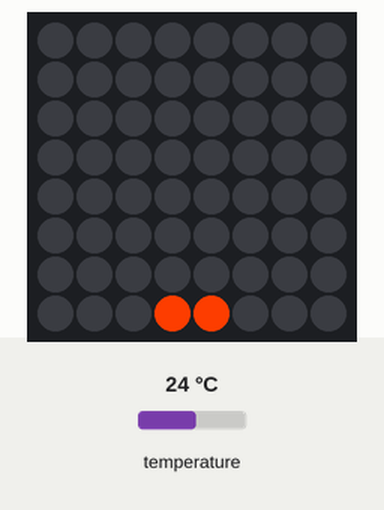
Simulated run of this program. Board: Raspberry Pi (BCM pin numbers) with a Sense HAT. Shown: the Sense HAT's 8×8 RGB LED matrix. The inputs (shaded band) are chosen by the test bench; at power-on: temperature 24 °C. What the program prints to the terminal is not drawn.

Above: at 1.2 s.
1.3 s: temperature set to 12 °C
At 2.9 s:
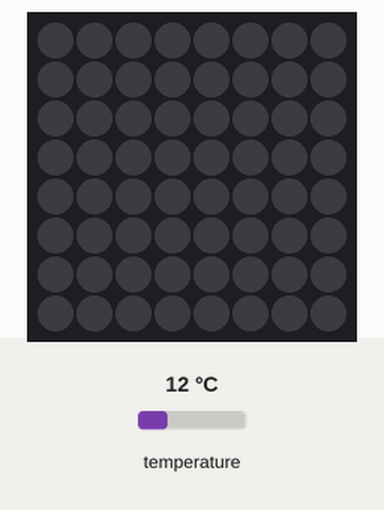
3.5 s: temperature set to 28 °C
At 4.6 s:
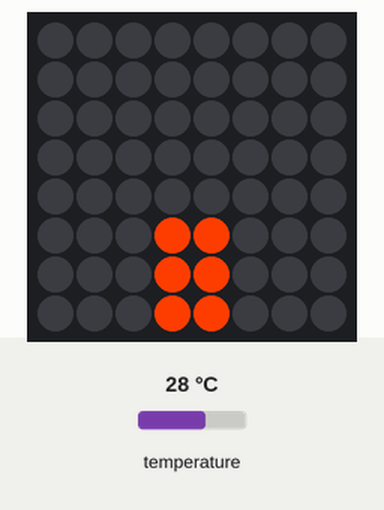
5.5 s: temperature set to 33 °C
At 6.4 s:
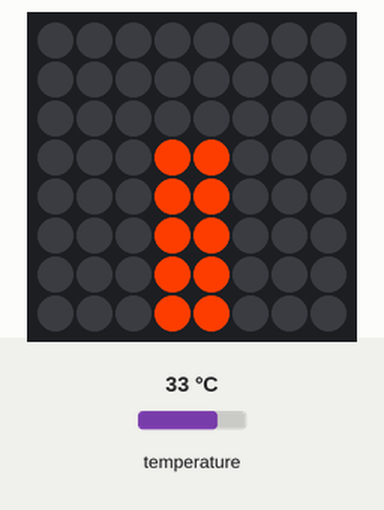
7.5 s: temperature set to 41 °C
At 9.2 s:
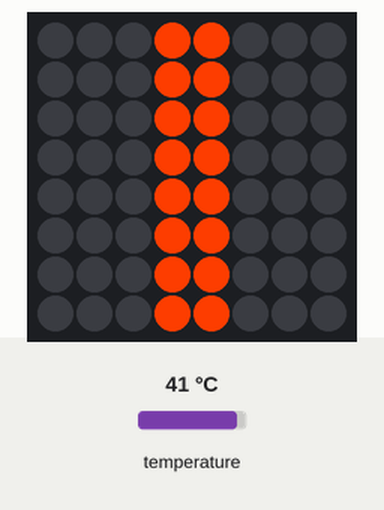
9.5 s: temperature set to 19 °C
At 11.1 s:
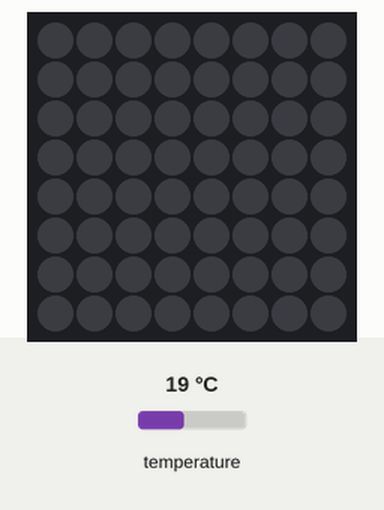
Timing chart, 0 to 12.5 s (numbered marks = the images above; inputs shaded):
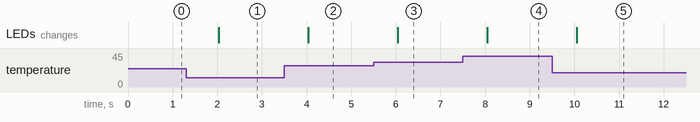

The program:

e06_thermometer_bar.py
```python
# e06 · 막대 온도계 — 온도를 막대 높이로 (20℃~40℃)
from sense_hat import SenseHat   # SenseHAT 도구 상자 가져오기
from time import sleep           # 기다리기(sleep) 도구 가져오기
sense = SenseHat()               # 내 SenseHAT을 sense라고 부르기
sense.set_rotation(180)          # 화면 180도 돌리기 (케이스에 거꾸로 꽂힘)
sense.clear()                    # 화면 지우기 (켜진 LED 끄기)

while True:
    t = sense.get_temperature()         # 온도 읽기
    height = int((t - 20) / 20 * 8)     # 20℃ → 0칸, 40℃ → 8칸
    height = max(0, min(8, height))     # 0~8 사이로 자르기
    sense.clear()
    for y in range(8 - height, 8):      # 아래부터 채우기
        for x in range(3, 5):           # 가운데 두 칸(x=3, 4) 굵기
            sense.set_pixel(x, y, (255, 60, 0))
    print(round(t, 1), "℃")            # Thonny 아래 셸 창에도 숫자 출력
    sleep(1)
```

Measured:
- after the input at 1.3 s, the LEDs: change after 0.73 s (image 1)
- after the input at 3.5 s, the LEDs: change after 0.54 s (image 2)
- after the input at 5.5 s, the LEDs: change after 0.54 s (image 3)
- after the input at 7.5 s, the LEDs: change after 0.55 s (image 4)
- after the input at 9.5 s, the LEDs: change after 0.56 s (image 5)
